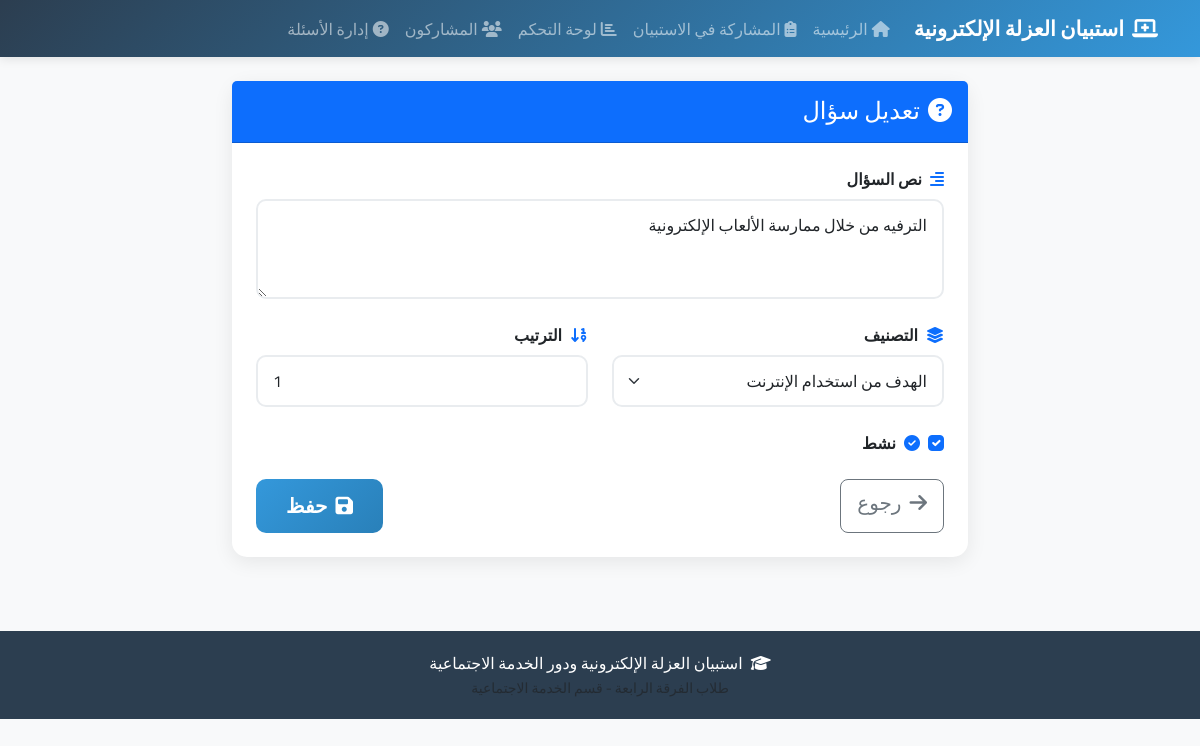
The page /questions/edit/1/ on the database its author committed.
### survey/models.py (models this page shows, shortened)
class Question(models.Model):
    CATEGORY_CHOICES = [
        ('internet_usage_goal', 'الهدف من استخدام الإنترنت'),
        ('isolation_reality', 'واقع تفشي ظاهرة العزلة الإلكترونية'),
        ('academic_impact', 'تأثير العزلة الإلكترونية على التحصيل الدراسي'),
        ('social_impact', 'تأثير العزلة الإلكترونية على العلاقات الاجتماعية'),
        ('psychological_impact', 'تأثير العزلة الإلكترونية على الحالة النفسية'),
        ('suggestions', 'المقترحات للتخفيف من الآثار السلبية'),
    ]
    text = models.TextField(verbose_name="نص السؤال")
    category = models.CharField(max_length=25, choices=CATEGORY_CHOICES, verbose_name="التصنيف")
    order = models.PositiveIntegerField(default=0, verbose_name="الترتيب")
    is_active = models.BooleanField(default=True, verbose_name="نشط")
    created_at = models.DateTimeField(auto_now_add=True)
    class Meta:
        verbose_name = "سؤال"
        verbose_name_plural = "الأسئلة"
        ordering = ['order', 'created_at']

### survey/views.py (the view)
# urls.py: path('questions/edit/<int:question_id>/', views.edit_question, name='edit_question'),
def edit_question(request, question_id):
    question = get_object_or_404(Question, id=question_id)
    if request.method == 'POST':
        form = QuestionForm(request.POST, instance=question)
        if form.is_valid():
            form.save()
            messages.success(request, 'تم تحديث السؤال بنجاح')
            return redirect('questions_management')
    else:
        form = QuestionForm(instance=question)
    return render(request, 'survey/question_form.html', {'form': form, 'action': 'تعديل'})

### survey/forms.py
class QuestionForm(forms.ModelForm):
    class Meta:
        model = Question
        fields = ['text', 'category', 'order', 'is_active']
        widgets = {
            'text': forms.Textarea(attrs={
                'class': 'form-control',
                'rows': 3,
                'dir': 'rtl',
                'placeholder': 'أدخل نص السؤال هنا'
            }),
            'category': forms.Select(attrs={
                'class': 'form-select',
                'dir': 'rtl'
            }),
            'order': forms.NumberInput(attrs={
                'class': 'form-control',
                'min': 0
            }),
            'is_active': forms.CheckboxInput(attrs={
                'class': 'form-check-input'
            }),
        }
        labels = {
            'text': 'نص السؤال',
            'category': 'التصنيف',
            'order': 'الترتيب',
            'is_active': 'نشط',
        }

### survey/templates/survey/question_form.html (shortened to what this page needs)
{% extends 'survey/base.html' %}
{% block content %}
<div class="row justify-content-center">
    <div class="col-lg-8">
        <div class="card animate-fade-in">
            <div class="card-header bg-primary text-white py-3">
                <h4 class="mb-0">
                    <i class="fas fa-question-circle me-2"></i>{{ action }} سؤال
                </h4>
            </div>
            <div class="card-body p-4">
                <form method="post" novalidate>
                    <div class="mb-4">
                        <label for="{{ form.text.id_for_label }}" class="form-label fw-bold">
                            <i class="fas fa-align-right me-2 text-primary"></i>{{ form.text.label }}
                        </label>
                        {{ form.text }}
                    </div>
                    <div class="row">
                        <div class="col-md-6">
                            <div class="mb-4">
                                <label for="{{ form.category.id_for_label }}" class="form-label fw-bold">
                                    <i class="fas fa-layer-group me-2 text-primary"></i>{{ form.category.label }}
                                </label>
                                {{ form.category }}
                            </div>
                        </div>
                        <div class="col-md-6">
                            <div class="mb-4">
                                <label for="{{ form.order.id_for_label }}" class="form-label fw-bold">
                                    <i class="fas fa-sort-numeric-down me-2 text-primary"></i>{{ form.order.label }}
                                </label>
                                {{ form.order }}
                            </div>
                        </div>
                    </div>
                    <div class="mb-4">
                        <div class="form-check">
                            {{ form.is_active }}
                            <label class="form-check-label fw-bold" for="{{ form.is_active.id_for_label }}">
                                <i class="fas fa-check-circle me-2 text-primary"></i>{{ form.is_active.label }}
                            </label>
                        </div>
                    </div>
                    <div class="d-grid gap-2 d-md-flex justify-content-md-between mt-4">
                        <a href="{% url 'questions_management' %}" class="btn btn-outline-secondary btn-lg">
                            <i class="fas fa-arrow-right me-2"></i>رجوع
                        </a>
                        <button type="submit" class="btn btn-primary btn-lg">
                            <i class="fas fa-save me-2"></i>حفظ
                        </button>
                    </div>
                </form>
            </div>
        </div>
    </div>
</div>
{% endblock %}

### survey/templates/survey/base.html (style rules this page uses)
:root { --primary-color: #2c3e50; --secondary-color: #3498db; --success-color: #27ae60; --warning-color: #f39c12; --danger-color: #e74c3c; --info-color: #17a2b8; --light-bg: #f8f9fa; }
* { font-family: 'Cairo', sans-serif; }
body { background-color: var(--light-bg); min-height: 100vh; }
.card { border: none; border-radius: 15px; box-shadow: 0 5px 20px rgba(0,0,0,0.08); transition: transform 0.3s ease, box-shadow 0.3s ease; }
.btn-primary { background: linear-gradient(135deg, var(--secondary-color) 0%, #2980b9 100%); border: none; border-radius: 10px; padding: 12px 30px; font-weight: 600; transition: all 0.3s ease; }
.form-control, .form-select { border-radius: 10px; border: 2px solid #e9ecef; padding: 12px 15px; transition: all 0.3s ease; }
.animate-fade-in { animation: fadeIn 0.6s ease-out; }

### rows shown on the page
Question: text "الترفيه من خلال ممارسة الألعاب الإلكترونية", category "الهدف من استخدام الإنترنت", order "1", is_active "☑"

### other values the page prints
{{ action }} "تعديل"
